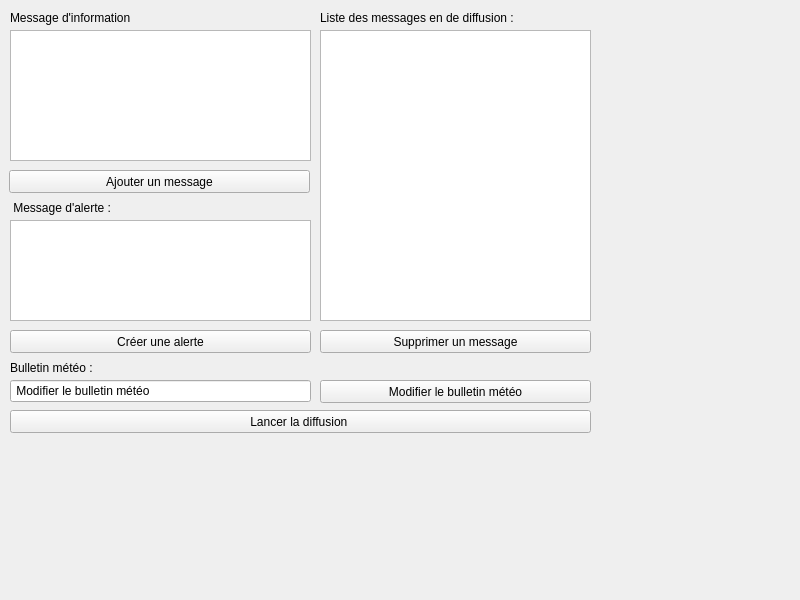
<?xml version="1.0" encoding="UTF-8"?>
<ui version="4.0">
 <class>Serveur</class>
 <widget class="QWidget" name="Serveur">
  <property name="geometry">
   <rect>
    <x>0</x>
    <y>0</y>
    <width>800</width>
    <height>600</height>
   </rect>
  </property>
  <property name="windowTitle">
   <string>Serveur pour les panneaux d'affichage</string>
  </property>
  <property name="styleSheet">
   <string notr="true"/>
  </property>
  <widget class="QLabel" name="label">
   <property name="geometry">
    <rect>
     <x>10</x>
     <y>10</y>
     <width>134</width>
     <height>16</height>
    </rect>
   </property>
   <property name="text">
    <string>Message d'information</string>
   </property>
  </widget>
  <widget class="QTextEdit" name="textEditInformation">
   <property name="geometry">
    <rect>
     <x>10</x>
     <y>30</y>
     <width>301</width>
     <height>131</height>
    </rect>
   </property>
  </widget>
  <widget class="QPushButton" name="pushButtonMessage">
   <property name="geometry">
    <rect>
     <x>9</x>
     <y>170</y>
     <width>301</width>
     <height>23</height>
    </rect>
   </property>
   <property name="text">
    <string>Ajouter un message</string>
   </property>
  </widget>
  <widget class="QTextEdit" name="textEditAlerte">
   <property name="geometry">
    <rect>
     <x>10</x>
     <y>220</y>
     <width>301</width>
     <height>101</height>
    </rect>
   </property>
  </widget>
  <widget class="QPushButton" name="pushButton_2">
   <property name="geometry">
    <rect>
     <x>10</x>
     <y>330</y>
     <width>301</width>
     <height>23</height>
    </rect>
   </property>
   <property name="text">
    <string>Créer une alerte</string>
   </property>
  </widget>
  <widget class="QLabel" name="label_2">
   <property name="geometry">
    <rect>
     <x>10</x>
     <y>200</y>
     <width>131</width>
     <height>16</height>
    </rect>
   </property>
   <property name="text">
    <string> Message d'alerte :</string>
   </property>
  </widget>
  <widget class="QLabel" name="label_3">
   <property name="geometry">
    <rect>
     <x>10</x>
     <y>360</y>
     <width>93</width>
     <height>16</height>
    </rect>
   </property>
   <property name="text">
    <string>Bulletin météo :</string>
   </property>
  </widget>
  <widget class="QLabel" name="label_4">
   <property name="geometry">
    <rect>
     <x>320</x>
     <y>10</y>
     <width>221</width>
     <height>16</height>
    </rect>
   </property>
   <property name="text">
    <string>Liste des messages en de diffusion :</string>
   </property>
  </widget>
  <widget class="QListWidget" name="listWidgetMessage">
   <property name="geometry">
    <rect>
     <x>320</x>
     <y>30</y>
     <width>271</width>
     <height>291</height>
    </rect>
   </property>
  </widget>
  <widget class="QPushButton" name="pushButtonSupprimer">
   <property name="geometry">
    <rect>
     <x>320</x>
     <y>330</y>
     <width>271</width>
     <height>23</height>
    </rect>
   </property>
   <property name="text">
    <string>Supprimer un message</string>
   </property>
  </widget>
  <widget class="QLineEdit" name="lineEditMeteo_2">
   <property name="geometry">
    <rect>
     <x>10</x>
     <y>380</y>
     <width>301</width>
     <height>22</height>
    </rect>
   </property>
   <property name="text">
    <string> Modifier le bulletin météo </string>
   </property>
  </widget>
  <widget class="QPushButton" name="pushButton">
   <property name="geometry">
    <rect>
     <x>320</x>
     <y>380</y>
     <width>271</width>
     <height>23</height>
    </rect>
   </property>
   <property name="text">
    <string>Modifier le bulletin météo</string>
   </property>
  </widget>
  <widget class="QPushButton" name="pushButton_3">
   <property name="geometry">
    <rect>
     <x>10</x>
     <y>410</y>
     <width>581</width>
     <height>23</height>
    </rect>
   </property>
   <property name="text">
    <string>Lancer la diffusion </string>
   </property>
  </widget>
 </widget>
 <resources/>
 <connections/>
</ui>
